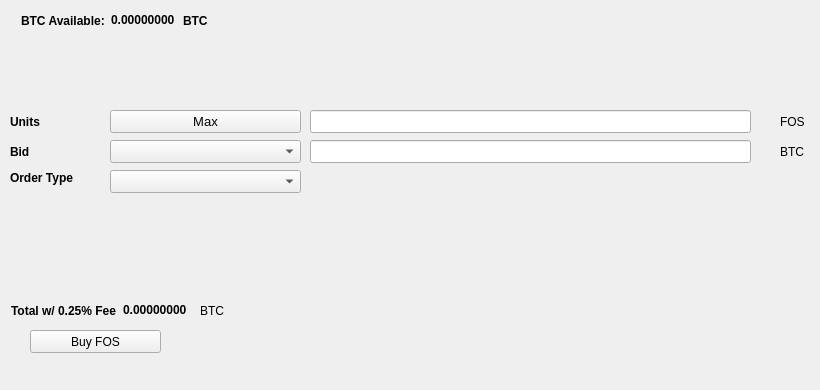
   <widget class="QWidget" name="BuyTab">
    <attribute name="title">
     <string>Buy</string>
    </attribute>
    <widget class="QPushButton" name="BuyFOS">
     <property name="geometry">
      <rect>
       <x>30</x>
       <y>330</y>
       <width>131</width>
       <height>23</height>
      </rect>
     </property>
     <property name="text">
      <string>Buy FOS</string>
     </property>
     <property name="icon">
      <iconset resource="../fossilcoin.qrc">
       <normaloff>:/icons/bitcoin</normaloff>:/icons/bitcoin</iconset>
     </property>
    </widget>
    <widget class="QLabel" name="label_3">
     <property name="geometry">
      <rect>
       <x>10</x>
       <y>110</y>
       <width>46</width>
       <height>23</height>
      </rect>
     </property>
     <property name="font">
      <font>
       <weight>75</weight>
       <bold>true</bold>
      </font>
     </property>
     <property name="text">
      <string>Units</string>
     </property>
    </widget>
    <widget class="QLineEdit" name="UnitsInput">
     <property name="geometry">
      <rect>
       <x>310</x>
       <y>110</y>
       <width>441</width>
       <height>23</height>
      </rect>
     </property>
     <property name="font">
      <font>
       <pointsize>9</pointsize>
       <weight>75</weight>
       <bold>true</bold>
      </font>
     </property>
    </widget>
    <widget class="QLineEdit" name="BuyBidPriceEdit">
     <property name="geometry">
      <rect>
       <x>310</x>
       <y>140</y>
       <width>441</width>
       <height>23</height>
      </rect>
     </property>
     <property name="font">
      <font>
       <pointsize>9</pointsize>
       <weight>75</weight>
       <bold>true</bold>
      </font>
     </property>
    </widget>
    <widget class="QLabel" name="label_4">
     <property name="geometry">
      <rect>
       <x>780</x>
       <y>110</y>
       <width>31</width>
       <height>23</height>
      </rect>
     </property>
     <property name="text">
      <string>FOS</string>
     </property>
    </widget>
    <widget class="QLabel" name="label_5">
     <property name="geometry">
      <rect>
       <x>780</x>
       <y>140</y>
       <width>31</width>
       <height>23</height>
      </rect>
     </property>
     <property name="text">
      <string>BTC</string>
     </property>
    </widget>
    <widget class="QLabel" name="label_6">
     <property name="geometry">
      <rect>
       <x>10</x>
       <y>140</y>
       <width>46</width>
       <height>23</height>
      </rect>
     </property>
     <property name="font">
      <font>
       <weight>75</weight>
       <bold>true</bold>
      </font>
     </property>
     <property name="text">
      <string>Bid</string>
     </property>
    </widget>
    <widget class="QLabel" name="label_7">
     <property name="geometry">
      <rect>
       <x>10</x>
       <y>170</y>
       <width>91</width>
       <height>16</height>
      </rect>
     </property>
     <property name="font">
      <font>
       <weight>75</weight>
       <bold>true</bold>
      </font>
     </property>
     <property name="text">
      <string>Order Type</string>
     </property>
    </widget>
    <widget class="QPushButton" name="Buy_Max_Amount">
     <property name="geometry">
      <rect>
       <x>110</x>
       <y>110</y>
       <width>191</width>
       <height>23</height>
      </rect>
     </property>
     <property name="font">
      <font>
       <pointsize>10</pointsize>
      </font>
     </property>
     <property name="text">
      <string>Max</string>
     </property>
    </widget>
    <widget class="QComboBox" name="BuyBidcomboBox">
     <property name="geometry">
      <rect>
       <x>110</x>
       <y>140</y>
       <width>191</width>
       <height>23</height>
      </rect>
     </property>
     <property name="font">
      <font>
       <pointsize>10</pointsize>
      </font>
     </property>
    </widget>
    <widget class="QComboBox" name="buyOrdertypeCombo">
     <property name="geometry">
      <rect>
       <x>110</x>
       <y>170</y>
       <width>191</width>
       <height>23</height>
      </rect>
     </property>
     <property name="font">
      <font>
       <pointsize>10</pointsize>
      </font>
     </property>
    </widget>
    <widget class="QWidget" name="layoutWidget1">
     <property name="geometry">
      <rect>
       <x>21</x>
       <y>11</y>
       <width>227</width>
       <height>19</height>
      </rect>
     </property>
     <layout class="QHBoxLayout" name="horizontalLayout_3">
      <item>
       <widget class="QLabel" name="label232">
        <property name="font">
         <font>
          <weight>75</weight>
          <bold>true</bold>
         </font>
        </property>
        <property name="text">
         <string>BTC Available:</string>
        </property>
       </widget>
      </item>
      <item>
       <widget class="QLabel" name="BtcAvailableLbl">
        <property name="palette">
         <palette>
          <active>
           <colorrole role="WindowText">
            <brush brushstyle="SolidPattern">
             <color alpha="255">
              <red>0</red>
              <green>0</green>
              <blue>0</blue>
             </color>
            </brush>
           </colorrole>
           <colorrole role="Button">
            <brush brushstyle="SolidPattern">
             <color alpha="255">
              <red>0</red>
              <green>170</green>
              <blue>0</blue>
             </color>
            </brush>
           </colorrole>
           <colorrole role="Light">
            <brush brushstyle="SolidPattern">
             <color alpha="255">
              <red>0</red>
              <green>255</green>
              <blue>0</blue>
             </color>
            </brush>
           </colorrole>
           <colorrole role="Midlight">
            <brush brushstyle="SolidPattern">
             <color alpha="255">
              <red>0</red>
              <green>212</green>
              <blue>0</blue>
             </color>
            </brush>
           </colorrole>
           <colorrole role="Dark">
            <brush brushstyle="SolidPattern">
             <color alpha="255">
              <red>0</red>
              <green>85</green>
              <blue>0</blue>
             </color>
            </brush>
           </colorrole>
           <colorrole role="Mid">
            <brush brushstyle="SolidPattern">
             <color alpha="255">
              <red>0</red>
              <green>113</green>
              <blue>0</blue>
             </color>
            </brush>
           </colorrole>
           <colorrole role="Text">
            <brush brushstyle="SolidPattern">
             <color alpha="255">
              <red>0</red>
              <green>170</green>
              <blue>0</blue>
             </color>
            </brush>
           </colorrole>
           <colorrole role="BrightText">
            <brush brushstyle="SolidPattern">
             <color alpha="255">
              <red>255</red>
              <green>255</green>
              <blue>255</blue>
             </color>
            </brush>
           </colorrole>
           <colorrole role="ButtonText">
            <brush brushstyle="SolidPattern">
             <color alpha="255">
              <red>0</red>
              <green>0</green>
              <blue>0</blue>
             </color>
            </brush>
           </colorrole>
           <colorrole role="Base">
            <brush brushstyle="SolidPattern">
             <color alpha="255">
              <red>255</red>
              <green>255</green>
              <blue>255</blue>
             </color>
            </brush>
           </colorrole>
           <colorrole role="Window">
            <brush brushstyle="SolidPattern">
             <color alpha="255">
              <red>0</red>
              <green>170</green>
              <blue>0</blue>
             </color>
            </brush>
           </colorrole>
           <colorrole role="Shadow">
            <brush brushstyle="SolidPattern">
             <color alpha="255">
              <red>0</red>
              <green>0</green>
              <blue>0</blue>
             </color>
            </brush>
           </colorrole>
           <colorrole role="AlternateBase">
            <brush brushstyle="SolidPattern">
             <color alpha="255">
              <red>127</red>
              <green>212</green>
              <blue>127</blue>
             </color>
            </brush>
           </colorrole>
           <colorrole role="ToolTipBase">
            <brush brushstyle="SolidPattern">
             <color alpha="255">
              <red>255</red>
              <green>255</green>
              <blue>220</blue>
             </color>
            </brush>
           </colorrole>
           <colorrole role="ToolTipText">
            <brush brushstyle="SolidPattern">
             <color alpha="255">
              <red>0</red>
              <green>0</green>
              <blue>0</blue>
             </color>
            </brush>
           </colorrole>
          </active>
          <inactive>
           <colorrole role="WindowText">
            <brush brushstyle="SolidPattern">
             <color alpha="255">
              <red>0</red>
              <green>0</green>
              <blue>0</blue>
             </color>
            </brush>
           </colorrole>
           <colorrole role="Button">
            <brush brushstyle="SolidPattern">
             <color alpha="255">
              <red>0</red>
              <green>170</green>
              <blue>0</blue>
             </color>
            </brush>
           </colorrole>
           <colorrole role="Light">
            <brush brushstyle="SolidPattern">
             <color alpha="255">
              <red>0</red>
              <green>255</green>
              <blue>0</blue>
             </color>
            </brush>
           </colorrole>
           <colorrole role="Midlight">
            <brush brushstyle="SolidPattern">
             <color alpha="255">
              <red>0</red>
              <green>212</green>
              <blue>0</blue>
             </color>
            </brush>
           </colorrole>
           <colorrole role="Dark">
            <brush brushstyle="SolidPattern">
             <color alpha="255">
              <red>0</red>
              <green>85</green>
              <blue>0</blue>
             </color>
            </brush>
           </colorrole>
           <colorrole role="Mid">
            <brush brushstyle="SolidPattern">
             <color alpha="255">
              <red>0</red>
              <green>113</green>
              <blue>0</blue>
             </color>
            </brush>
           </colorrole>
           <colorrole role="Text">
            <brush brushstyle="SolidPattern">
             <color alpha="255">
              <red>0</red>
              <green>170</green>
              <blue>0</blue>
             </color>
            </brush>
           </colorrole>
           <colorrole role="BrightText">
            <brush brushstyle="SolidPattern">
             <color alpha="255">
              <red>255</red>
              <green>255</green>
              <blue>255</blue>
             </color>
            </brush>
           </colorrole>
           <colorrole role="ButtonText">
            <brush brushstyle="SolidPattern">
             <color alpha="255">
              <red>0</red>
              <green>0</green>
              <blue>0</blue>
             </color>
            </brush>
           </colorrole>
           <colorrole role="Base">
            <brush brushstyle="SolidPattern">
             <color alpha="255">
              <red>255</red>
              <green>255</green>
              <blue>255</blue>
             </color>
            </brush>
           </colorrole>
           <colorrole role="Window">
            <brush brushstyle="SolidPattern">
             <color alpha="255">
              <red>0</red>
              <green>170</green>
              <blue>0</blue>
             </color>
            </brush>
           </colorrole>
           <colorrole role="Shadow">
            <brush brushstyle="SolidPattern">
             <color alpha="255">
              <red>0</red>
              <green>0</green>
              <blue>0</blue>
             </color>
            </brush>
           </colorrole>
           <colorrole role="AlternateBase">
            <brush brushstyle="SolidPattern">
             <color alpha="255">
              <red>127</red>
              <green>212</green>
              <blue>127</blue>
             </color>
            </brush>
           </colorrole>
           <colorrole role="ToolTipBase">
            <brush brushstyle="SolidPattern">
             <color alpha="255">
              <red>255</red>
              <green>255</green>
              <blue>220</blue>
             </color>
            </brush>
           </colorrole>
           <colorrole role="ToolTipText">
            <brush brushstyle="SolidPattern">
             <color alpha="255">
              <red>0</red>
              <green>0</green>
              <blue>0</blue>
             </color>
            </brush>
           </colorrole>
          </inactive>
          <disabled>
           <colorrole role="WindowText">
            <brush brushstyle="SolidPattern">
             <color alpha="255">
              <red>0</red>
              <green>85</green>
              <blue>0</blue>
             </color>
            </brush>
           </colorrole>
           <colorrole role="Button">
            <brush brushstyle="SolidPattern">
             <color alpha="255">
              <red>0</red>
              <green>170</green>
              <blue>0</blue>
             </color>
            </brush>
           </colorrole>
           <colorrole role="Light">
            <brush brushstyle="SolidPattern">
             <color alpha="255">
              <red>0</red>
              <green>255</green>
              <blue>0</blue>
             </color>
            </brush>
           </colorrole>
           <colorrole role="Midlight">
            <brush brushstyle="SolidPattern">
             <color alpha="255">
              <red>0</red>
              <green>212</green>
              <blue>0</blue>
             </color>
            </brush>
           </colorrole>
           <colorrole role="Dark">
            <brush brushstyle="SolidPattern">
             <color alpha="255">
              <red>0</red>
              <green>85</green>
              <blue>0</blue>
             </color>
            </brush>
           </colorrole>
           <colorrole role="Mid">
            <brush brushstyle="SolidPattern">
             <color alpha="255">
              <red>0</red>
              <green>113</green>
              <blue>0</blue>
             </color>
            </brush>
           </colorrole>
           <colorrole role="Text">
            <brush brushstyle="SolidPattern">
             <color alpha="255">
              <red>0</red>
              <green>85</green>
              <blue>0</blue>
             </color>
            </brush>
           </colorrole>
           <colorrole role="BrightText">
            <brush brushstyle="SolidPattern">
             <color alpha="255">
              <red>255</red>
              <green>255</green>
              <blue>255</blue>
             </color>
            </brush>
           </colorrole>
           <colorrole role="ButtonText">
            <brush brushstyle="SolidPattern">
             <color alpha="255">
              <red>0</red>
              <green>85</green>
              <blue>0</blue>
             </color>
            </brush>
           </colorrole>
           <colorrole role="Base">
            <brush brushstyle="SolidPattern">
             <color alpha="255">
              <red>0</red>
              <green>170</green>
              <blue>0</blue>
             </color>
            </brush>
           </colorrole>
           <colorrole role="Window">
            <brush brushstyle="SolidPattern">
             <color alpha="255">
              <red>0</red>
              <green>170</green>
              <blue>0</blue>
             </color>
            </brush>
           </colorrole>
           <colorrole role="Shadow">
            <brush brushstyle="SolidPattern">
             <color alpha="255">
              <red>0</red>
              <green>0</green>
              <blue>0</blue>
             </color>
            </brush>
           </colorrole>
           <colorrole role="AlternateBase">
            <brush brushstyle="SolidPattern">
             <color alpha="255">
              <red>0</red>
              <green>170</green>
              <blue>0</blue>
             </color>
            </brush>
           </colorrole>
           <colorrole role="ToolTipBase">
            <brush brushstyle="SolidPattern">
             <color alpha="255">
              <red>255</red>
              <green>255</green>
              <blue>220</blue>
             </color>
            </brush>
           </colorrole>
           <colorrole role="ToolTipText">
            <brush brushstyle="SolidPattern">
             <color alpha="255">
              <red>0</red>
              <green>0</green>
              <blue>0</blue>
             </color>
            </brush>
           </colorrole>
          </disabled>
         </palette>
        </property>
        <property name="font">
         <font>
          <weight>75</weight>
          <bold>true</bold>
         </font>
        </property>
        <property name="text">
         <string>0.00000000</string>
        </property>
        <property name="textInteractionFlags">
         <set>Qt::LinksAccessibleByMouse|Qt::TextSelectableByKeyboard|Qt::TextSelectableByMouse</set>
        </property>
       </widget>
      </item>
      <item>
       <widget class="QLabel" name="BtcAvailableLbl_2">
        <property name="font">
         <font>
          <weight>75</weight>
          <bold>true</bold>
         </font>
        </property>
        <property name="text">
         <string>BTC</string>
        </property>
       </widget>
      </item>
     </layout>
    </widget>
    <widget class="QWidget" name="layoutWidge2">
     <property name="geometry">
      <rect>
       <x>11</x>
       <y>301</y>
       <width>259</width>
       <height>19</height>
      </rect>
     </property>
     <layout class="QHBoxLayout" name="horizontalLayout_4">
      <item>
       <widget class="QLabel" name="label_9">
        <property name="font">
         <font>
          <weight>75</weight>
          <bold>true</bold>
         </font>
        </property>
        <property name="text">
         <string>Total w/ 0.25% Fee</string>
        </property>
       </widget>
      </item>
      <item>
       <widget class="QLabel" name="BuyCostLabel">
        <property name="palette">
         <palette>
          <active>
           <colorrole role="WindowText">
            <brush brushstyle="SolidPattern">
             <color alpha="255">
              <red>0</red>
              <green>0</green>
              <blue>0</blue>
             </color>
            </brush>
           </colorrole>
           <colorrole role="Button">
            <brush brushstyle="SolidPattern">
             <color alpha="255">
              <red>0</red>
              <green>170</green>
              <blue>0</blue>
             </color>
            </brush>
           </colorrole>
           <colorrole role="Light">
            <brush brushstyle="SolidPattern">
             <color alpha="255">
              <red>0</red>
              <green>255</green>
              <blue>0</blue>
             </color>
            </brush>
           </colorrole>
           <colorrole role="Midlight">
            <brush brushstyle="SolidPattern">
             <color alpha="255">
              <red>0</red>
              <green>212</green>
              <blue>0</blue>
             </color>
            </brush>
           </colorrole>
           <colorrole role="Dark">
            <brush brushstyle="SolidPattern">
             <color alpha="255">
              <red>0</red>
              <green>85</green>
              <blue>0</blue>
             </color>
            </brush>
           </colorrole>
           <colorrole role="Mid">
            <brush brushstyle="SolidPattern">
             <color alpha="255">
              <red>0</red>
              <green>113</green>
              <blue>0</blue>
             </color>
            </brush>
           </colorrole>
           <colorrole role="Text">
            <brush brushstyle="SolidPattern">
             <color alpha="255">
              <red>0</red>
              <green>170</green>
              <blue>0</blue>
             </color>
            </brush>
           </colorrole>
           <colorrole role="BrightText">
            <brush brushstyle="SolidPattern">
             <color alpha="255">
              <red>255</red>
              <green>255</green>
              <blue>255</blue>
             </color>
            </brush>
           </colorrole>
           <colorrole role="ButtonText">
            <brush brushstyle="SolidPattern">
             <color alpha="255">
              <red>0</red>
              <green>0</green>
              <blue>0</blue>
             </color>
            </brush>
           </colorrole>
           <colorrole role="Base">
            <brush brushstyle="SolidPattern">
             <color alpha="255">
              <red>255</red>
              <green>255</green>
              <blue>255</blue>
             </color>
            </brush>
           </colorrole>
           <colorrole role="Window">
            <brush brushstyle="SolidPattern">
             <color alpha="255">
              <red>0</red>
              <green>170</green>
              <blue>0</blue>
             </color>
            </brush>
           </colorrole>
           <colorrole role="Shadow">
            <brush brushstyle="SolidPattern">
             <color alpha="255">
              <red>0</red>
              <green>0</green>
              <blue>0</blue>
             </color>
            </brush>
           </colorrole>
           <colorrole role="AlternateBase">
            <brush brushstyle="SolidPattern">
             <color alpha="255">
              <red>127</red>
              <green>212</green>
              <blue>127</blue>
             </color>
            </brush>
           </colorrole>
           <colorrole role="ToolTipBase">
            <brush brushstyle="SolidPattern">
             <color alpha="255">
              <red>255</red>
              <green>255</green>
              <blue>220</blue>
             </color>
            </brush>
           </colorrole>
           <colorrole role="ToolTipText">
            <brush brushstyle="SolidPattern">
             <color alpha="255">
              <red>0</red>
              <green>0</green>
              <blue>0</blue>
             </color>
            </brush>
           </colorrole>
          </active>
          <inactive>
           <colorrole role="WindowText">
            <brush brushstyle="SolidPattern">
             <color alpha="255">
              <red>0</red>
              <green>0</green>
              <blue>0</blue>
             </color>
            </brush>
           </colorrole>
           <colorrole role="Button">
            <brush brushstyle="SolidPattern">
             <color alpha="255">
              <red>0</red>
              <green>170</green>
              <blue>0</blue>
             </color>
            </brush>
           </colorrole>
           <colorrole role="Light">
            <brush brushstyle="SolidPattern">
             <color alpha="255">
              <red>0</red>
              <green>255</green>
              <blue>0</blue>
             </color>
            </brush>
           </colorrole>
           <colorrole role="Midlight">
            <brush brushstyle="SolidPattern">
             <color alpha="255">
              <red>0</red>
              <green>212</green>
              <blue>0</blue>
             </color>
            </brush>
           </colorrole>
           <colorrole role="Dark">
            <brush brushstyle="SolidPattern">
             <color alpha="255">
              <red>0</red>
              <green>85</green>
              <blue>0</blue>
             </color>
            </brush>
           </colorrole>
           <colorrole role="Mid">
            <brush brushstyle="SolidPattern">
             <color alpha="255">
              <red>0</red>
              <green>113</green>
              <blue>0</blue>
             </color>
            </brush>
           </colorrole>
           <colorrole role="Text">
            <brush brushstyle="SolidPattern">
             <color alpha="255">
              <red>0</red>
              <green>170</green>
              <blue>0</blue>
             </color>
            </brush>
           </colorrole>
           <colorrole role="BrightText">
            <brush brushstyle="SolidPattern">
             <color alpha="255">
              <red>255</red>
              <green>255</green>
              <blue>255</blue>
             </color>
            </brush>
           </colorrole>
           <colorrole role="ButtonText">
            <brush brushstyle="SolidPattern">
             <color alpha="255">
              <red>0</red>
              <green>0</green>
              <blue>0</blue>
             </color>
            </brush>
           </colorrole>
           <colorrole role="Base">
            <brush brushstyle="SolidPattern">
             <color alpha="255">
              <red>255</red>
              <green>255</green>
              <blue>255</blue>
             </color>
            </brush>
           </colorrole>
           <colorrole role="Window">
            <brush brushstyle="SolidPattern">
             <color alpha="255">
              <red>0</red>
              <green>170</green>
              <blue>0</blue>
             </color>
            </brush>
           </colorrole>
           <colorrole role="Shadow">
            <brush brushstyle="SolidPattern">
             <color alpha="255">
              <red>0</red>
              <green>0</green>
              <blue>0</blue>
             </color>
            </brush>
           </colorrole>
           <colorrole role="AlternateBase">
            <brush brushstyle="SolidPattern">
             <color alpha="255">
              <red>127</red>
              <green>212</green>
              <blue>127</blue>
             </color>
            </brush>
           </colorrole>
           <colorrole role="ToolTipBase">
            <brush brushstyle="SolidPattern">
             <color alpha="255">
              <red>255</red>
              <green>255</green>
              <blue>220</blue>
             </color>
            </brush>
           </colorrole>
           <colorrole role="ToolTipText">
            <brush brushstyle="SolidPattern">
             <color alpha="255">
              <red>0</red>
              <green>0</green>
              <blue>0</blue>
             </color>
            </brush>
           </colorrole>
          </inactive>
          <disabled>
           <colorrole role="WindowText">
            <brush brushstyle="SolidPattern">
             <color alpha="255">
              <red>0</red>
              <green>85</green>
              <blue>0</blue>
             </color>
            </brush>
           </colorrole>
           <colorrole role="Button">
            <brush brushstyle="SolidPattern">
             <color alpha="255">
              <red>0</red>
              <green>170</green>
              <blue>0</blue>
             </color>
            </brush>
           </colorrole>
           <colorrole role="Light">
            <brush brushstyle="SolidPattern">
             <color alpha="255">
              <red>0</red>
              <green>255</green>
              <blue>0</blue>
             </color>
            </brush>
           </colorrole>
           <colorrole role="Midlight">
            <brush brushstyle="SolidPattern">
             <color alpha="255">
              <red>0</red>
              <green>212</green>
              <blue>0</blue>
             </color>
            </brush>
           </colorrole>
           <colorrole role="Dark">
            <brush brushstyle="SolidPattern">
             <color alpha="255">
              <red>0</red>
              <green>85</green>
              <blue>0</blue>
             </color>
            </brush>
           </colorrole>
           <colorrole role="Mid">
            <brush brushstyle="SolidPattern">
             <color alpha="255">
              <red>0</red>
              <green>113</green>
              <blue>0</blue>
             </color>
            </brush>
           </colorrole>
           <colorrole role="Text">
            <brush brushstyle="SolidPattern">
             <color alpha="255">
              <red>0</red>
              <green>85</green>
              <blue>0</blue>
             </color>
            </brush>
           </colorrole>
           <colorrole role="BrightText">
            <brush brushstyle="SolidPattern">
             <color alpha="255">
              <red>255</red>
              <green>255</green>
              <blue>255</blue>
             </color>
            </brush>
           </colorrole>
           <colorrole role="ButtonText">
            <brush brushstyle="SolidPattern">
             <color alpha="255">
              <red>0</red>
              <green>85</green>
              <blue>0</blue>
             </color>
            </brush>
           </colorrole>
           <colorrole role="Base">
            <brush brushstyle="SolidPattern">
             <color alpha="255">
              <red>0</red>
              <green>170</green>
              <blue>0</blue>
             </color>
            </brush>
           </colorrole>
           <colorrole role="Window">
            <brush brushstyle="SolidPattern">
             <color alpha="255">
              <red>0</red>
              <green>170</green>
              <blue>0</blue>
             </color>
            </brush>
           </colorrole>
           <colorrole role="Shadow">
            <brush brushstyle="SolidPattern">
             <color alpha="255">
              <red>0</red>
              <green>0</green>
              <blue>0</blue>
             </color>
            </brush>
           </colorrole>
           <colorrole role="AlternateBase">
            <brush brushstyle="SolidPattern">
             <color alpha="255">
              <red>0</red>
              <green>170</green>
              <blue>0</blue>
             </color>
            </brush>
           </colorrole>
           <colorrole role="ToolTipBase">
            <brush brushstyle="SolidPattern">
             <color alpha="255">
              <red>255</red>
              <green>255</green>
              <blue>220</blue>
             </color>
            </brush>
           </colorrole>
           <colorrole role="ToolTipText">
            <brush brushstyle="SolidPattern">
             <color alpha="255">
              <red>0</red>
              <green>0</green>
              <blue>0</blue>
             </color>
            </brush>
           </colorrole>
          </disabled>
         </palette>
        </property>
        <property name="font">
         <font>
          <weight>75</weight>
          <bold>true</bold>
         </font>
        </property>
        <property name="autoFillBackground">
         <bool>false</bool>
        </property>
        <property name="text">
         <string>0.00000000</string>
        </property>
        <property name="textInteractionFlags">
         <set>Qt::LinksAccessibleByMouse|Qt::TextSelectableByMouse</set>
        </property>
       </widget>
      </item>
      <item>
       <widget class="QLabel" name="label_10">
        <property name="font">
         <font>
          <weight>50</weight>
          <bold>false</bold>
         </font>
        </property>
        <property name="text">
         <string>BTC</string>
        </property>
       </widget>
      </item>
     </layout>
    </widget>
    <widget class="QLabel" name="label_24">
     <property name="geometry">
      <rect>
       <x>460</x>
       <y>300</y>
       <width>281</width>
       <height>81</height>
      </rect>
     </property>
     <property name="text">
      <string/>
     </property>
     <property name="pixmap">
      <pixmap>:/images/bittrex</pixmap>
     </property>
    </widget>
   </widget>
